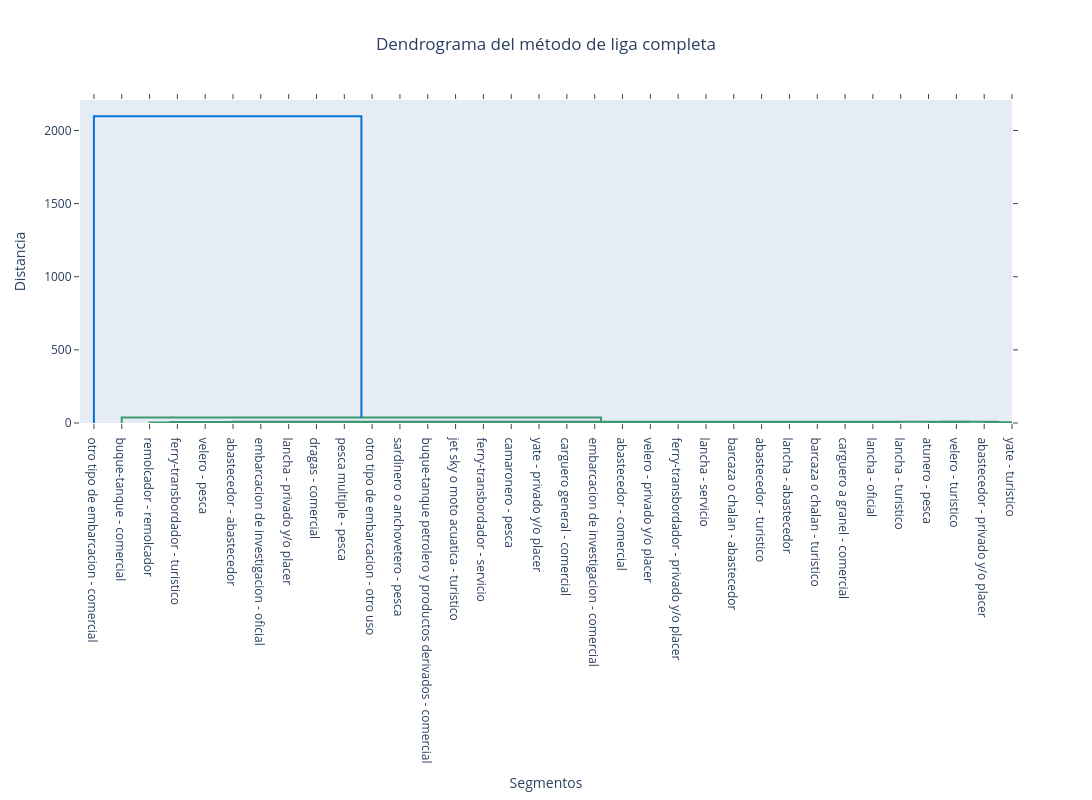

The cell this chart's notebook holds for it:
### Code cell
from scipy.cluster.hierarchy import linkage

# --------------------------------------------------------------
# Dendrograma de liga completa
# --------------------------------------------------------------

import plotly.figure_factory as ff

# Crear dendrograma con agrupación jerárquica de Ward
dendrogram_fig = ff.create_dendrogram(
    X.to_numpy(),
    linkagefun=lambda datos: linkage(
        datos,
        method="complete",
        metric="euclidean"
    ),
    labels=X.index.astype(str).tolist()
)

dendrogram_fig.update_layout(
    title="Dendrograma del método de liga completa",
    title_x=0.5,
    width=1200,
    height=800,
    xaxis_title="Segmentos",
    yaxis_title="Distancia"
)

dendrogram_fig.show()

### Figure 1 — Plotly figure (JSON) as saved in the notebook; plotly's stock layout.template omitted (floating-point values rounded to 4 significant figures)
{"data": [{"hoverinfo": "text", "marker": {"color": "rgb(61,153,112)"}, "mode": "lines", "type": "scatter", "x": [35.0, 35.0, 45.0, 45.0], "xaxis": "x", "y": [0.0, 1.249, 1.249, 0.0], "yaxis": "y"}, {"hoverinfo": "text", "marker": {"color": "rgb(61,153,112)"}, "mode": "lines", "type": "scatter", "x": [25.0, 25.0, 40.0, 40.0], "xaxis": "x", "y": [0.0, 3.305, 3.305, 1.249], "yaxis": "y"}, {"hoverinfo": "text", "marker": {"color": "rgb(61,153,112)"}, "mode": "lines", "type": "scatter", "x": [55.0, 55.0, 65.0, 65.0], "xaxis": "x", "y": [0.0, 3.647, 3.647, 0.0], "yaxis": "y"}, {"hoverinfo": "text", "marker": {"color": "rgb(61,153,112)"}, "mode": "lines", "type": "scatter", "x": [85.0, 85.0, 95.0, 95.0], "xaxis": "x", "y": [0.0, 1.695, 1.695, 0.0], "yaxis": "y"}, {"hoverinfo": "text", "marker": {"color": "rgb(61,153,112)"}, "mode": "lines", "type": "scatter", "x": [105.0, 105.0, 115.0, 115.0], "xaxis": "x", "y": [0.0, 1.644, 1.644, 0.0], "yaxis": "y"}, {"hoverinfo": "text", "marker": {"color": "rgb(61,153,112)"}, "mode": "lines", "type": "scatter", "x": [125.0, 125.0, 135.0, 135.0], "xaxis": "x", "y": [0.0, 1.074, 1.074, 0.0], "yaxis": "y"}, {"hoverinfo": "text", "marker": {"color": "rgb(61,153,112)"}, "mode": "lines", "type": "scatter", "x": [155.0, 155.0, 165.0, 165.0], "xaxis": "x", "y": [0.0, 0.8275, 0.8275, 0.0], "yaxis": "y"}, {"hoverinfo": "text", "marker": {"color": "rgb(61,153,112)"}, "mode": "lines", "type": "scatter", "x": [145.0, 145.0, 160.0, 160.0], "xaxis": "x", "y": [0.0, 1.604, 1.604, 0.8275], "yaxis": "y"}, {"hoverinfo": "text", "marker": {"color": "rgb(61,153,112)"}, "mode": "lines", "type": "scatter", "x": [195.0, 195.0, 205.0, 205.0], "xaxis": "x", "y": [0.0, 0.3786, 0.3786, 0.0], "yaxis": "y"}, {"hoverinfo": "text", "marker": {"color": "rgb(61,153,112)"}, "mode": "lines", "type": "scatter", "x": [185.0, 185.0, 200.0, 200.0], "xaxis": "x", "y": [0.0, 0.7554, 0.7554, 0.3786], "yaxis": "y"}, {"hoverinfo": "text", "marker": {"color": "rgb(61,153,112)"}, "mode": "lines", "type": "scatter", "x": [215.0, 215.0, 225.0, 225.0], "xaxis": "x", "y": [0.0, 0.4156, 0.4156, 0.0], "yaxis": "y"}, {"hoverinfo": "text", "marker": {"color": "rgb(61,153,112)"}, "mode": "lines", "type": "scatter", "x": [265.0, 265.0, 275.0, 275.0], "xaxis": "x", "y": [0.0, 0.0, 0.0, 0.0], "yaxis": "y"}, {"hoverinfo": "text", "marker": {"color": "rgb(61,153,112)"}, "mode": "lines", "type": "scatter", "x": [255.0, 255.0, 270.0, 270.0], "xaxis": "x", "y": [0.0, 0.0, 0.0, 0.0], "yaxis": "y"}, {"hoverinfo": "text", "marker": {"color": "rgb(61,153,112)"}, "mode": "lines", "type": "scatter", "x": [245.0, 245.0, 262.5, 262.5], "xaxis": "x", "y": [0.0, 0.02582, 0.02582, 0.0], "yaxis": "y"}, {"hoverinfo": "text", "marker": {"color": "rgb(61,153,112)"}, "mode": "lines", "type": "scatter", "x": [235.0, 235.0, 253.8, 253.8], "xaxis": "x", "y": [0.0, 0.5756, 0.5756, 0.02582], "yaxis": "y"}, {"hoverinfo": "text", "marker": {"color": "rgb(61,153,112)"}, "mode": "lines", "type": "scatter", "x": [220.0, 220.0, 244.4, 244.4], "xaxis": "x", "y": [0.4156, 0.8408, 0.8408, 0.5756], "yaxis": "y"}, {"hoverinfo": "text", "marker": {"color": "rgb(61,153,112)"}, "mode": "lines", "type": "scatter", "x": [192.5, 192.5, 232.2, 232.2], "xaxis": "x", "y": [0.7554, 1.067, 1.067, 0.8408], "yaxis": "y"}, {"hoverinfo": "text", "marker": {"color": "rgb(61,153,112)"}, "mode": "lines", "type": "scatter", "x": [285.0, 285.0, 295.0, 295.0], "xaxis": "x", "y": [0.0, 1.108, 1.108, 0.0], "yaxis": "y"}, {"hoverinfo": "text", "marker": {"color": "rgb(61,153,112)"}, "mode": "lines", "type": "scatter", "x": [212.3, 212.3, 290.0, 290.0], "xaxis": "x", "y": [1.067, 1.263, 1.263, 1.108], "yaxis": "y"}, {"hoverinfo": "text", "marker": {"color": "rgb(61,153,112)"}, "mode": "lines", "type": "scatter", "x": [175.0, 175.0, 251.2, 251.2], "xaxis": "x", "y": [0.0, 1.882, 1.882, 1.263], "yaxis": "y"}, {"hoverinfo": "text", "marker": {"color": "rgb(61,153,112)"}, "mode": "lines", "type": "scatter", "x": [152.5, 152.5, 213.1, 213.1], "xaxis": "x", "y": [1.604, 2.251, 2.251, 1.882], "yaxis": "y"}, {"hoverinfo": "text", "marker": {"color": "rgb(61,153,112)"}, "mode": "lines", "type": "scatter", "x": [130.0, 130.0, 182.8, 182.8], "xaxis": "x", "y": [1.074, 2.579, 2.579, 2.251], "yaxis": "y"}, {"hoverinfo": "text", "marker": {"color": "rgb(61,153,112)"}, "mode": "lines", "type": "scatter", "x": [110.0, 110.0, 156.4, 156.4], "xaxis": "x", "y": [1.644, 2.97, 2.97, 2.579], "yaxis": "y"}, {"hoverinfo": "text", "marker": {"color": "rgb(61,153,112)"}, "mode": "lines", "type": "scatter", "x": [90.0, 90.0, 133.2, 133.2], "xaxis": "x", "y": [1.695, 3.441, 3.441, 2.97], "yaxis": "y"}, {"hoverinfo": "text", "marker": {"color": "rgb(61,153,112)"}, "mode": "lines", "type": "scatter", "x": [75.0, 75.0, 111.6, 111.6], "xaxis": "x", "y": [0.0, 4.192, 4.192, 3.441], "yaxis": "y"}, {"hoverinfo": "text", "marker": {"color": "rgb(61,153,112)"}, "mode": "lines", "type": "scatter", "x": [60.0, 60.0, 93.3, 93.3], "xaxis": "x", "y": [3.647, 6.165, 6.165, 4.192], "yaxis": "y"}, {"hoverinfo": "text", "marker": {"color": "rgb(61,153,112)"}, "mode": "lines", "type": "scatter", "x": [32.5, 32.5, 76.65, 76.65], "xaxis": "x", "y": [3.305, 6.979, 6.979, 6.165], "yaxis": "y"}, {"hoverinfo": "text", "marker": {"color": "rgb(61,153,112)"}, "mode": "lines", "type": "scatter", "x": [305.0, 305.0, 315.0, 315.0], "xaxis": "x", "y": [0.0, 3.265, 3.265, 0.0], "yaxis": "y"}, {"hoverinfo": "text", "marker": {"color": "rgb(61,153,112)"}, "mode": "lines", "type": "scatter", "x": [325.0, 325.0, 335.0, 335.0], "xaxis": "x", "y": [0.0, 4.307, 4.307, 0.0], "yaxis": "y"}, {"hoverinfo": "text", "marker": {"color": "rgb(61,153,112)"}, "mode": "lines", "type": "scatter", "x": [310.0, 310.0, 330.0, 330.0], "xaxis": "x", "y": [3.265, 7.814, 7.814, 4.307], "yaxis": "y"}, {"hoverinfo": "text", "marker": {"color": "rgb(61,153,112)"}, "mode": "lines", "type": "scatter", "x": [54.57, 54.57, 320.0, 320.0], "xaxis": "x", "y": [6.979, 8.956, 8.956, 7.814], "yaxis": "y"}, {"hoverinfo": "text", "marker": {"color": "rgb(61,153,112)"}, "mode": "lines", "type": "scatter", "x": [15.0, 15.0, 187.3, 187.3], "xaxis": "x", "y": [0.0, 37.19, 37.19, 8.956], "yaxis": "y"}, {"hoverinfo": "text", "marker": {"color": "rgb(0,116,217)"}, "mode": "lines", "type": "scatter", "x": [5.0, 5.0, 101.1, 101.1], "xaxis": "x", "y": [0.0, 2098.0, 2098.0, 37.19], "yaxis": "y"}], "layout": {"autosize": false, "height": 800, "hovermode": "closest", "showlegend": false, "title": {"text": "Dendrograma del método de liga completa", "x": 0.5}, "width": 1200, "xaxis": {"mirror": "allticks", "rangemode": "tozero", "showgrid": false, "showline": true, "showticklabels": true, "tickmode": "array", "ticks": "outside", "ticktext": ["otro tipo de embarcacion - comercial", "buque-tanque - comercial", "remolcador - remolcador", "ferry-transbordador - turistico", "velero - pesca", "abastecedor - abastecedor", "embarcacion de investigacion - oficial", "lancha - privado y/o placer", "dragas - comercial", "pesca multiple - pesca", "otro tipo de embarcacion - otro uso", "sardinero o anchovetero - pesca", "buque-tanque petrolero y productos derivados - comercial", "jet sky o moto acuatica - turistico", "ferry-transbordador - servicio", "camaronero - pesca", "yate - privado y/o placer", "carguero general - comercial", "embarcacion de investigacion - comercial", "abastecedor - comercial", "velero - privado y/o placer", "ferry-transbordador - privado y/o placer", "lancha - servicio", "barcaza o chalan - abastecedor", "abastecedor - turistico", "lancha - abastecedor", "barcaza o chalan - turistico", "carguero a granel - comercial", "lancha - oficial", "lancha - turistico", "atunero - pesca", "velero - turistico", "abastecedor - privado y/o placer", "yate - turistico"], "tickvals": [5, 15, 25, 35, 45, 55, 65, 75, 85, 95, 105, 115, 125, 135, 145, 155, 165, 175, 185, 195, 205, 215, 225, 235, 245, 255, 265, 275, 285, 295, 305, 315, 325, 335], "title": {"text": "Segmentos"}, "type": "linear", "zeroline": false}, "yaxis": {"mirror": "allticks", "rangemode": "tozero", "showgrid": false, "showline": true, "showticklabels": true, "ticks": "outside", "title": {"text": "Distancia"}, "type": "linear", "zeroline": false}}}
